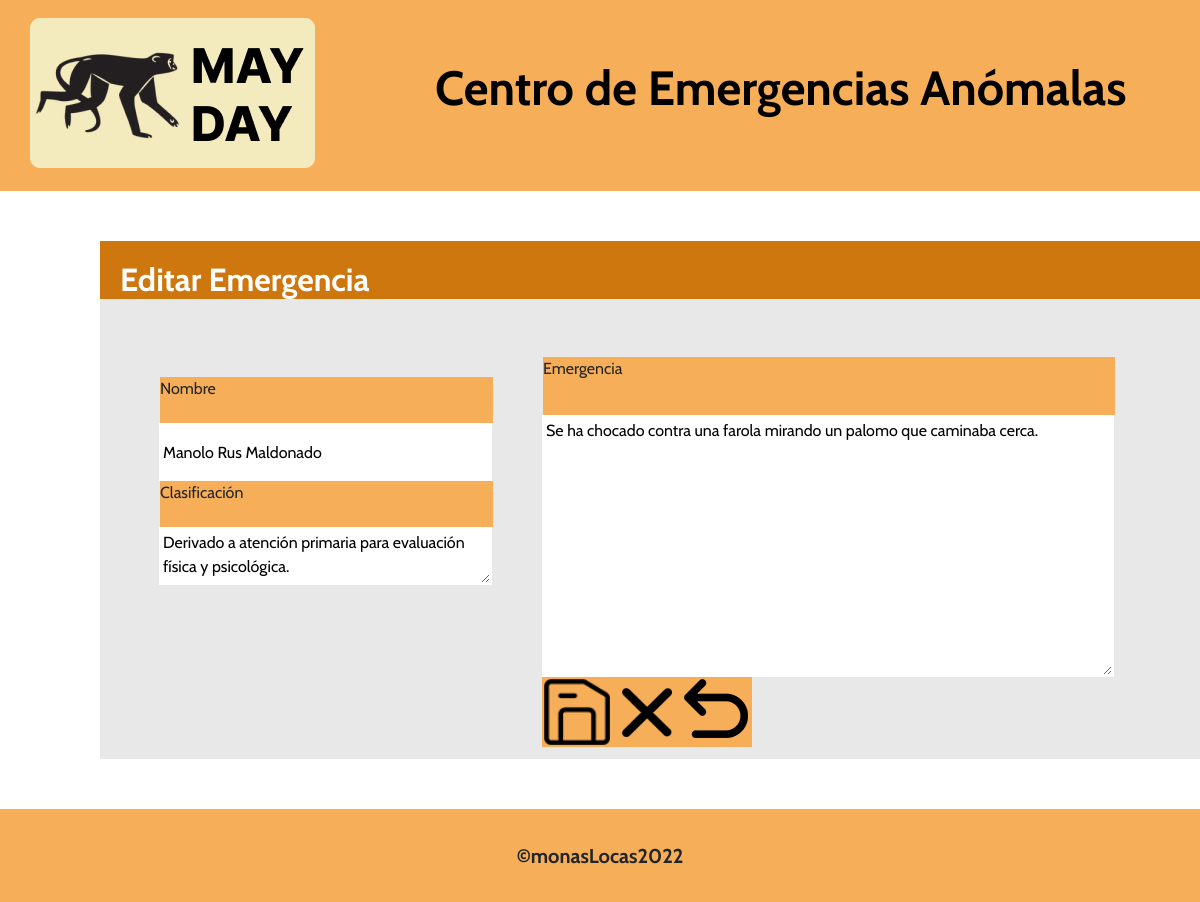
Screenshot of /?action=edit&id=3 with the database file from the repository.
### tables this page shows
CREATE TABLE `emergencies` (
  `id` int(11) NOT NULL,
  `name` varchar(255) NOT NULL,
  `issue` varchar(255) NOT NULL,
  `classification` varchar(255) NOT NULL,
  `dateTime` date NOT NULL DEFAULT current_timestamp()
);

### src/Core/View.php (called while the page is built, shortened)
<?php
class View{
    public function __construct($view, $data =null){
        require_once("src/Views/$view.php");
    }
}

### src/index.php (called while the page is built, shortened)
<?php
$controller = new EmergencyController();
?>

### src/Models/Emergency.php (called while the page is built, shortened)
<?php
class Emergency{
  private ?int $id;
  private string $name;
  private string $issue;
  private string $classification;
  private $table = "emergencies";
  private $database;
  public function __construct($id = null, $name = '', $issue = '', $classification = '', $dateTime = null){
      $this->id = $id;
      $this->name = $name;
      $this->issue = $issue;
      $this->classification = $classification;
    if (!$this->database){
      $this->database = new Database();
    }
  }
  public function getName() {
    return $this -> name;
  }
  public function getIssue() {
    return $this -> issue;
  }
  public function getId() {
    return $this -> id;
  }
  public function getClassification() {
    return $this -> classification;
  }
  public function findById($id){
    $query = $this->database->mysql->query("SELECT * FROM `{$this->table}`WHERE `id`={$id}");
    $result = $query->fetchAll();
    return new Emergency($result[0]["id"], $result[0]["name"], $result[0]["issue"], $result[0]["classification"], $result[0]["dateTime"]);
  }
}

### src/Database.php (called while the page is built, shortened)
<?php
class Database{
  public function __construct(){
    try{
      $this->mysql = $this->getConnection();
    }
    catch (PDOException $e){
      echo "conexión fallida: ". $e->getMessage();
    }
  }
  private function getConnection(){
    $host = "localhost";
    $user = "root";
    $password = "";
    $database = "databasemayday";
    $charset = "utf-8";
    $options = [PDO::ATTR_DEFAULT_FETCH_MODE => PDO::FETCH_ASSOC];
    $pdo = new PDO("mysql:host={$host};dbname={$database};charset{$charset}", $user, $password, $options);
    $pdo->setAttribute(PDO::ATTR_ERRMODE, PDO::ERRMODE_EXCEPTION);
    return $pdo;
  }
}

### src/Views/editEmergency.php (the view)
<?php
    require_once("Components/layout.php");
    require_once("Components/header.php");
?>
<body>
    <main>
        <div class="createCard">
            <h2 class="cardHead">Editar Emergencia</h2>
            <form class="formContainer" action='?action=update&id=<?php echo $data["emergency"]->getId()?>' method="post">
                <div class="leftContainer">
                    <div class="input-group">
                        <span class="spanName">Nombre</span>
                        <input class="inputGroupName" type="text" name="name" required value='<?php echo $data["emergency"]->getName()?>'>
                    </div>
                    <div class="input-group">
                        <span class="spanClassification">Clasificación</span>
                        <textarea class="inputGroupClassification" area-label="With textarea" type="text" name="classification" required value><?php echo $data["emergency"]->getClassification()?></textarea>
                    </div>
                </div>
                <div class="rigthContainer">
                    <div class="input-group">
                        <span class="spanEmergency">Emergencia</span>
                        <textarea class="inputGroupEmergency" area-label="With textarea" type="text" name="issue" required><?php echo $data["emergency"]->getIssue()?></textarea>
                        <div class="buttons">
                            <input class="buttonCreate"type="image" value="Crear" src='./public/img/save.png' width="50%">
                            <a href="./index.php"><button type="button" class="buttonCancel"><img src='./public/img/cancel.png' alt="Botón de cancelar" width=75%></button></a>
                            <input class="buttonReset" type="reset" value="" style="background-image: url(./public/img/reset.png);">
                        </div>
                    </div>
                </div>
            </form>
        </div>
    </main>
    <?php
        require_once("Components/footer.php")
    ?>
</body>

### src/css/create.css (style rules this page uses)
* { font-family: "Cabin", sans-serif; }
.createCard { width: 1112px; height: 518px; display: flex; flex-direction: column; background-color: #e8e8e8; margin: 50px 80px 50px 100px; }
.formContainer { display: flex; }
.cardHead { height: 87px; font-weight: bold; background-color: #ce770f; color: white; padding: 20px 0px 0px 20px; }
.leftContainer { margin: 70px 0px 90px 60px; }
.rigthContainer { margin: 50px 0px 30px 50px; }
.input-group { display: flex; align-items: flex-start; flex-direction: column; }
.inputGroupName { width: 333px; height: 58px; border: white solid 2px; }
.inputGroupClassification { width: 333px; height: 58px; border: white solid 2px; }
.inputGroupEmergency { width: 572px; height: 262px; border: white solid 2px; }
.spanName { background-color: #f6ae59; width: 333px; height: 46px; }
.spanClassification { background-color: #f6ae59; width: 333px; height: 46px; }
.spanEmergency { background-color: #f6ae59; width: 572px; height: 58px; }
.buttonReset, .buttonCancel, .buttonCreate { background-repeat: no-repeat; width: 70px; height: 70px; background-size: auto; background-color: #f6ae59; border: 2px #f6ae59 solid; padding: 0px 0px 0px 0px; }
.buttons { display: flex; }

### rows the page displays
emergencies: name "Manolo Rus Maldonado", classification "Derivado a atención primaria para evaluación física y psicológica.", issue "Se ha chocado contra una farola mirando un palomo que caminaba cerca."
